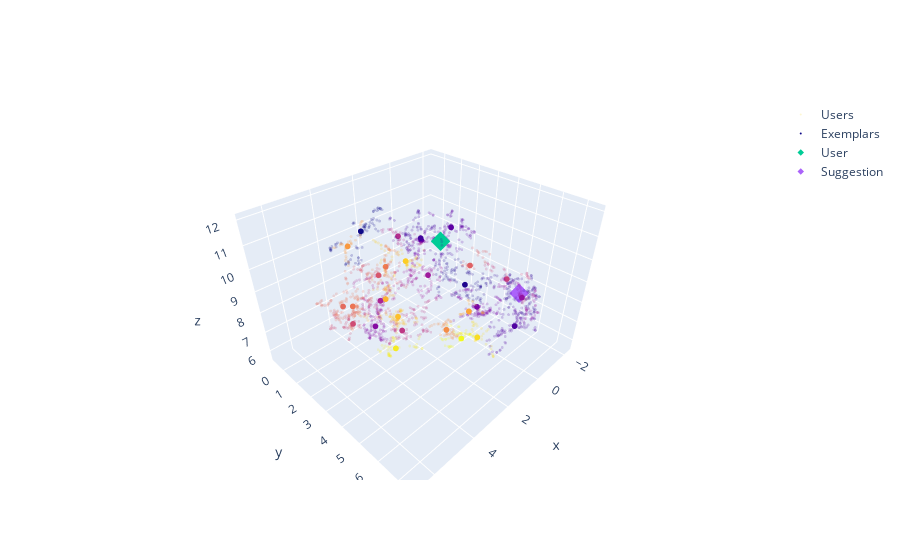

The cell this chart's notebook holds for it:
### Markdown cell above
## 2. Agglomorative

### Code cell
agglomorative = AgglomorativeWrapper()
agglomorative.train(user_reduced)
agglomorative.extract_representations(user_reduced)  # return tuple (clusterid, location)
prediction = agglomorative.predict(test_reduced[0])
print(f"You are labeled as cluster {prediction}")

cluster_representant = agglomorative.interpret(prediction)
print(f"Your representant lies at {cluster_representant}")
user_suggestion = agglomorative.suggest(cluster_representant)
print(f"Would you like to see a user from {user_suggestion[0]}")
agglomorative.visualize(user_reduced, test_reduced[0], user_suggestion[1])
agglomorative.figure.show()

### Figure 1 — Plotly figure (JSON) as saved in the notebook; plotly's stock layout.template omitted (floating-point values rounded to 4 significant figures; data arrays with more than 128 entries replaced by an {"elided": "..."} marker saying what was removed)
{"data": [{"marker": {"color": {"elided": "2000 int values"}, "size": 1}, "mode": "markers", "name": "Users", "opacity": 0.2, "x": {"elided": "2000 float values"}, "y": {"elided": "2000 float values"}, "z": {"elided": "2000 float values"}, "type": "scatter3d"}, {"marker": {"color": [0, 1, 2, 3, 4, 5, 6, 7, 8, 9, 10, 11, 12, 13, 14, 15, 16, 17, 18, 19, 20, 21, 22, 23, 24, 25, 26, 27, 28, 29], "size": 2}, "mode": "markers", "name": "Exemplars", "x": [3.722, 1.065, -1.576, 2.333, 0.4608, 0.4998, 0.0221, -0.5071, 3.339, 0.3567, 0.3345, 2.025, 1.443, 3.928, -0.6677, 5.041, 4.158, -0.6344, 5.769, 3.968, 1.641, 1.08, 3.481, 3.065, 3.004, 2.054, 2.68, 0.7883, 3.175, 2.607], "y": [1.719, 4.478, 5.309, 3.352, 6.534, 3.166, 1.04, 3.968, 1.633, 6.599, 1.778, 0.4271, 1.124, 3.988, 5.199, 2.53, 3.113, 3.322, 3.153, 1.055, 0.4597, 3.633, 0.4378, 6.318, 2.008, 1.628, 2.906, 5.078, 2.698, 5.704], "z": [11.32, 9.054, 7.739, 11.14, 7.847, 10.83, 9.248, 6.862, 6.645, 9.166, 7.896, 6.666, 10.02, 8.18, 8.838, 8.291, 10.29, 8.654, 9.823, 7.727, 8.328, 6.3, 10.09, 9.873, 8.09, 6.437, 10.14, 6.58, 5.978, 8.037], "type": "scatter3d"}, {"marker": {"size": 5, "symbol": ["diamond"]}, "mode": "markers", "name": "User", "x": [2.222], "y": [4.211], "z": [11.31], "type": "scatter3d"}, {"marker": {"size": 5, "symbol": ["diamond"]}, "mode": "markers", "name": "Suggestion", "x": [-1.576], "y": [5.309], "z": [7.739], "type": "scatter3d"}], "layout": {}}
